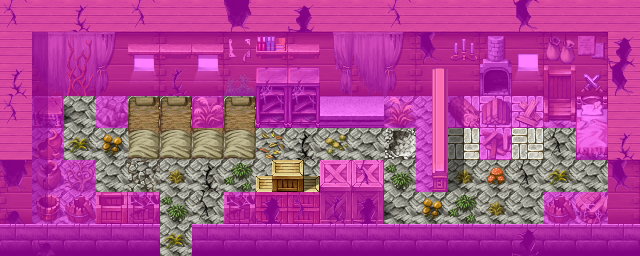

A 2D game scene composited from a Tiled map and its tileset images. What follows is a short description and the map's XML, with each tile layer's data collapsed to a summary:
An orthogonal 20x8 tile map with 32x32 px tiles, 4 tile layers (Ground, Objects, Above, Walkable), 24 tilesets and 4 objects (3x spawn, mapchange).

<map version="1.0" orientation="orthogonal" width="20" height="8" tilewidth="32" tileheight="32">
    <tileset firstgid="1" name="map_10" tilewidth="32" tileheight="32">
        <image source="../drawable/map_10.png" width="256" height="256" />
    </tileset>
    <tileset firstgid="65" name="map_38" tilewidth="32" tileheight="32">
        <image source="../drawable/map_38.png" width="256" height="256" />
    </tileset>
    <tileset firstgid="129" name="map_25" tilewidth="32" tileheight="32">
        <image source="../drawable/map_25.png" width="256" height="256" />
    </tileset>
    <tileset firstgid="193" name="map_3" tilewidth="32" tileheight="32">
        <image source="../drawable/map_3.png" width="256" height="256" />
    </tileset>
    <tileset firstgid="257" name="map_7" tilewidth="32" tileheight="32">
        <image source="../drawable/map_7.png" width="256" height="256" />
    </tileset>
    <tileset firstgid="321" name="map_1" tilewidth="32" tileheight="32">
        <image source="../drawable/map_1.png" width="256" height="256" />
    </tileset>
    <tileset firstgid="385" name="map_2" tilewidth="32" tileheight="32">
        <image source="../drawable/map_2.png" width="256" height="256" />
    </tileset>
    <tileset firstgid="449" name="map_5" tilewidth="32" tileheight="32">
        <image source="../drawable/map_5.png" width="256" height="256" />
    </tileset>
    <tileset firstgid="513" name="map_28" tilewidth="32" tileheight="32">
        <image source="../drawable/map_28.png" width="256" height="256" />
    </tileset>
    <tileset firstgid="577" name="map_14" tilewidth="32" tileheight="32">
        <image source="../drawable/map_14.png" width="256" height="256" />
    </tileset>
    <tileset firstgid="641" name="map_22" tilewidth="32" tileheight="32">
        <image source="../drawable/map_22.png" width="256" height="256" />
    </tileset>
    <tileset firstgid="705" name="map_29" tilewidth="32" tileheight="32">
        <image source="../drawable/map_29.png" width="256" height="256" />
    </tileset>
    <tileset firstgid="769" name="map_4" tilewidth="32" tileheight="32">
        <image source="../drawable/map_4.png" width="256" height="256" />
    </tileset>
    <tileset firstgid="833" name="map_6" tilewidth="32" tileheight="32">
        <image source="../drawable/map_6.png" width="256" height="256" />
    </tileset>
    <tileset firstgid="897" name="map_12" tilewidth="32" tileheight="32">
        <image source="../drawable/map_12.png" width="256" height="256" />
    </tileset>
    <tileset firstgid="961" name="map_16" tilewidth="32" tileheight="32">
        <image source="../drawable/map_16.png" width="256" height="256" />
    </tileset>
    <tileset firstgid="1025" name="map_0" tilewidth="32" tileheight="32">
        <image source="../drawable/map_0.png" width="256" height="256" />
    </tileset>
    <tileset firstgid="1089" name="map_15" tilewidth="32" tileheight="32">
        <image source="../drawable/map_15.png" width="256" height="256" />
    </tileset>
    <tileset firstgid="1153" name="map_20" tilewidth="32" tileheight="32">
        <image source="../drawable/map_20.png" width="256" height="256" />
    </tileset>
    <tileset firstgid="1217" name="map_17" tilewidth="32" tileheight="32">
        <image source="../drawable/map_17.png" width="256" height="256" />
    </tileset>
    <tileset firstgid="1281" name="map_11" tilewidth="32" tileheight="32">
        <image source="../drawable/map_11.png" width="256" height="256" />
    </tileset>
    <tileset firstgid="1345" name="map_19" tilewidth="32" tileheight="32">
        <image source="../drawable/map_19.png" width="256" height="256" />
    </tileset>
    <tileset firstgid="1409" name="map_8" tilewidth="32" tileheight="32">
        <image source="../drawable/map_8.png" width="256" height="256" />
    </tileset>
    <tileset firstgid="1473" name="map_27" tilewidth="32" tileheight="32">
        <image source="../drawable/map_27.png" width="256" height="256" />
    </tileset>
    <layer name="Ground" width="20" height="8">
        <data>[160 cells, 160 non-empty, 8 distinct tile ids]</data>
    </layer>
    <layer name="Objects" width="20" height="8">
        <data>[160 cells, 117 non-empty, 67 distinct tile ids]</data>
    </layer>
    <layer name="Above" width="20" height="8">
        <data>[160 cells, 23 non-empty, 13 distinct tile ids]</data>
    </layer>
    <layer name="Walkable" width="20" height="8">
        <data>[160 cells, 121 non-empty, 1 distinct tile ids]</data>
    </layer>
    <objectgroup name="Mapevents">
        <object name="south" type="mapchange" x="160" y="224" width="32" height="32">
            <properties>
                <property name="map" value="waytolostmine1" />
                <property name="place" value="minerhouse2" />
            </properties>
        </object>
    </objectgroup>
    <objectgroup name="Spawn">
        <object name="charwdg2" type="spawn" x="64" y="96" width="320" height="96">
            <properties>
                <property name="quantity" value="3" />
                <property name="spawngroup" value="charwdg2" />
            </properties>
        </object>
        <object name="charwdg2_1" type="spawn" x="384" y="160" width="32" height="32">
            <properties>
                <property name="spawngroup" value="charwdg2" />
            </properties>
        </object>
        <object name="charwdg1" type="spawn" x="448" y="128" width="160" height="96">
            <properties>
                <property name="quantity" value="2" />
                <property name="spawngroup" value="charwdg1" />
            </properties>
        </object>
    </objectgroup>
    <objectgroup name="Keys" />
</map>
